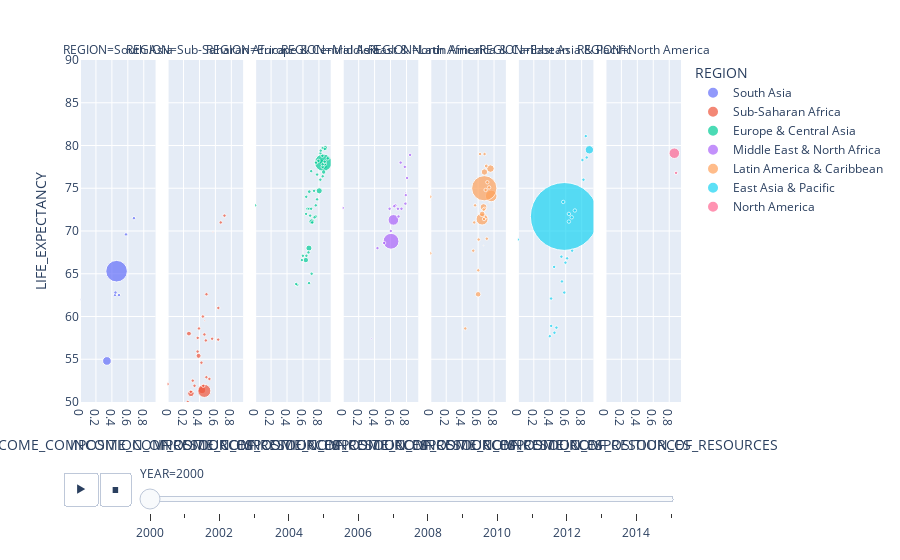

Notebook code cell kept with this figure:
### Code cell
fig = px.scatter(life_df, x="INCOME_COMPOSITION_OF_RESOURCES", y="LIFE_EXPECTANCY", animation_frame="YEAR", animation_group="COUNTRY",
           size="POPULATION", color="REGION", hover_name="COUNTRY", facet_col="REGION",
           size_max=50, range_x=[life_df["INCOME_COMPOSITION_OF_RESOURCES"].min(),life_df["INCOME_COMPOSITION_OF_RESOURCES"].max()], range_y=[50,90])
fig.show()

### Figure 1 — Plotly figure (JSON) as saved in the notebook; plotly's stock layout.template omitted (floating-point values rounded to 4 significant figures)
{"data": [{"hovertemplate": "<b>%{hovertext}</b><br><br>REGION=South Asia<br>YEAR=2000<br>INCOME_COMPOSITION_OF_RESOURCES=%{x}<br>LIFE_EXPECTANCY=%{y}<br>POPULATION=%{marker.size}<extra></extra>", "hovertext": ["Afghanistan", "Bangladesh", "Bhutan", "India", "Sri Lanka", "Maldives", "Nepal", "Pakistan"], "ids": ["Afghanistan", "Bangladesh", "Bhutan", "India", "Sri Lanka", "Maldives", "Nepal", "Pakistan"], "legendgroup": "South Asia", "marker": {"color": "#636efa", "size": [20779953, 127657854, 591021, 3213972, 3213972, 3213972, 3213972, 3213972], "sizemode": "area", "sizeref": 548488, "symbol": "circle"}, "mode": "markers", "name": "South Asia", "orientation": "v", "showlegend": true, "type": "scatter", "x": [0.338, 0.459, 0, 0.489, 0.677, 0.577, 0.439, 0.445], "xaxis": "x", "y": [54.8, 65.3, 62, 62.5, 71.5, 69.6, 62.5, 62.8], "yaxis": "y"}, {"hovertemplate": "<b>%{hovertext}</b><br><br>REGION=Sub-Saharan Africa<br>YEAR=2000<br>INCOME_COMPOSITION_OF_RESOURCES=%{x}<br>LIFE_EXPECTANCY=%{y}<br>POPULATION=%{marker.size}<extra></extra>", "hovertext": ["Angola", "Burundi", "Benin", "Burkina Faso", "Botswana", "Central African Republic", "C?te d'Ivoire", "Cameroon", "Congo, Dem. Rep.", "Congo, Rep.", "Comoros", "Cabo Verde", "Eritrea", "Ethiopia", "Gabon", "Ghana", "Guinea", "Gambia", "Guinea-Bissau", "Equatorial Guinea", "Kenya", "Liberia", "Lesotho", "Madagascar", "Mali", "Mozambique", "Mauritania", "Mauritius", "Malawi", "Namibia", "Niger", "Nigeria", "Rwanda", "Sudan", "Senegal", "Sierra Leone", "South Sudan", "Sao Tome and Principe", "Eswatini", "Seychelles", "Chad", "Togo", "Tanzania", "Uganda", "South Africa", "Zambia", "Zimbabwe"], "ids": ["Angola", "Burundi", "Benin", "Burkina Faso", "Botswana", "Central African Republic", "C?te d'Ivoire", "Cameroon", "Congo, Dem. Rep.", "Congo, Rep.", "Comoros", "Cabo Verde", "Eritrea", "Ethiopia", "Gabon", "Ghana", "Guinea", "Gambia", "Guinea-Bissau", "Equatorial Guinea", "Kenya", "Liberia", "Lesotho", "Madagascar", "Mali", "Mozambique", "Mauritania", "Mauritius", "Malawi", "Namibia", "Niger", "Nigeria", "Rwanda", "Sudan", "Senegal", "Sierra Leone", "South Sudan", "Sao Tome and Principe", "Eswatini", "Seychelles", "Chad", "Togo", "Tanzania", "Uganda", "South Africa", "Zambia", "Zimbabwe"], "legendgroup": "Sub-Saharan Africa", "marker": {"color": "#EF553B", "size": [16395473, 6378871, 6865951, 11607942, 1643334, 3640427, 16454668, 15513945, 47105826, 3127411, 542357, 428188, 2292416, 3213972, 3213972, 3213972, 3213972, 3213972, 3213972, 3213972, 3213972, 3213972, 3213972, 3213972, 3213972, 3213972, 3213972, 3213972, 3213972, 3213972, 3213972, 3213972, 3213972, 3213972, 3213972, 3213972, 3213972, 3213972, 3213972, 3213972, 3213972, 3213972, 3213972, 3213972, 3213972, 3213972, 3213972], "sizemode": "area", "sizeref": 548488, "symbol": "circle"}, "mode": "markers", "name": "Sub-Saharan Africa", "orientation": "v", "showlegend": true, "type": "scatter", "x": [0.382, 0.268, 0.389, 0.293, 0.559, 0.312, 0.421, 0.433, 0.461, 0.487, 0.465, 0.569, 0, 0.292, 0.637, 0.48, 0.316, 0.377, 0, 0.525, 0.448, 0.338, 0.445, 0.462, 0.291, 0.291, 0.443, 0.667, 0.391, 0.559, 0.253, 0, 0.318, 0.394, 0.378, 0.292, 0, 0.488, 0.516, 0.714, 0.293, 0.425, 0.39, 0.382, 0.635, 0.418, 0.434], "xaxis": "x2", "y": [45.3, 58, 55.4, 51, 47.8, 46, 47.9, 51.4, 51.3, 52.9, 59.5, 69.9, 45.3, 51.2, 61, 57.2, 52.5, 55.9, 52.1, 52.7, 51.9, 51.9, 49.3, 57.9, 49.8, 49, 60, 71, 43.1, 57.4, 50, 47.1, 48.3, 58.6, 57.5, 39, 48.9, 62.6, 48.4, 71.8, 47.6, 54.6, 49.2, 46.6, 57.3, 43.8, 46], "yaxis": "y2"}, {"hovertemplate": "<b>%{hovertext}</b><br><br>REGION=Europe & Central Asia<br>YEAR=2000<br>INCOME_COMPOSITION_OF_RESOURCES=%{x}<br>LIFE_EXPECTANCY=%{y}<br>POPULATION=%{marker.size}<extra></extra>", "hovertext": ["Albania", "Armenia", "Austria", "Azerbaijan", "Belgium", "Bulgaria", "Bosnia and Herzegovina", "Belarus", "Switzerland", "Cyprus", "Czech Republic", "Germany", "Denmark", "Spain", "Estonia", "Finland", "France", "United Kingdom", "Georgia", "Greece", "Croatia", "Hungary", "Ireland", "Iceland", "Italy", "Kazakhstan", "Kyrgyzstan", "Lithuania", "Luxembourg", "Latvia", "Moldova", "North Macedonia", "Montenegro", "Netherlands", "Norway", "Poland", "Portugal", "Romania", "Russian Federation", "Serbia", "Slovakia", "Slovenia", "Sweden", "Tajikistan", "Turkmenistan", "Turkey", "Ukraine", "Uzbekistan"], "ids": ["Albania", "Armenia", "Austria", "Azerbaijan", "Belgium", "Bulgaria", "Bosnia and Herzegovina", "Belarus", "Switzerland", "Cyprus", "Czech Republic", "Germany", "Denmark", "Spain", "Estonia", "Finland", "France", "United Kingdom", "Georgia", "Greece", "Croatia", "Hungary", "Ireland", "Iceland", "Italy", "Kazakhstan", "Kyrgyzstan", "Lithuania", "Luxembourg", "Latvia", "Moldova", "North Macedonia", "Montenegro", "Netherlands", "Norway", "Poland", "Portugal", "Romania", "Russian Federation", "Serbia", "Slovakia", "Slovenia", "Sweden", "Tajikistan", "Turkmenistan", "Turkey", "Ukraine", "Uzbekistan"], "legendgroup": "Europe & Central Asia", "marker": {"color": "#00cc96", "size": [3089027, 3069591, 8011566, 8048600, 10251250, 8170172, 3751176, 9979610, 7184250, 943290, 10255063, 82211508, 5339616, 3213972, 3213972, 3213972, 3213972, 3213972, 3213972, 3213972, 3213972, 3213972, 3213972, 3213972, 3213972, 3213972, 3213972, 3213972, 3213972, 3213972, 3213972, 3213972, 3213972, 3213972, 3213972, 3213972, 3213972, 3213972, 3213972, 3213972, 3213972, 3213972, 3213972, 3213972, 3213972, 3213972, 3213972, 3213972], "sizemode": "area", "sizeref": 548488, "symbol": "circle"}, "mode": "markers", "name": "Europe & Central Asia", "orientation": "v", "showlegend": true, "type": "scatter", "x": [0.656, 0.639, 0.833, 0.636, 0.869, 0.709, 0.679, 0.675, 0.879, 0.798, 0.804, 0.855, 0.86, 0.82, 0.764, 0.847, 0.844, 0.874, 0.69, 0.794, 0.739, 0.761, 0.848, 0.847, 0.823, 0.676, 0.586, 0.745, 0.848, 0.716, 0.643, 0.677, 0, 0.873, 0.911, 0.777, 0.777, 0.703, 0.709, 0.702, 0.761, 0.818, 0.873, 0.529, 0.515, 0.641, 0.669, 0.599], "xaxis": "x3", "y": [72.6, 72, 78.1, 66.6, 77.6, 71.1, 74.6, 68, 79.7, 78.1, 74.7, 78, 76.9, 79.1, 78, 77.5, 78.8, 77.8, 71.8, 78.2, 74.7, 71.7, 76.4, 79.7, 79.4, 63.9, 66.6, 71.6, 77.8, 71, 67.1, 72.6, 73, 78.1, 78.5, 73.7, 76.6, 77, 65, 72.6, 73, 76, 79.6, 63.7, 63.8, 74, 67.5, 67.1], "yaxis": "y3"}, {"hovertemplate": "<b>%{hovertext}</b><br><br>REGION=Middle East & North Africa<br>YEAR=2000<br>INCOME_COMPOSITION_OF_RESOURCES=%{x}<br>LIFE_EXPECTANCY=%{y}<br>POPULATION=%{marker.size}<extra></extra>", "hovertext": ["United Arab Emirates", "Bahrain", "Djibouti", "Algeria", "Egypt", "Iran, Islamic Rep.", "Iraq", "Israel", "Jordan", "Kuwait", "Lebanon", "Libya", "Morocco", "Malta", "Oman", "Qatar", "Saudi Arabia", "Syrian Arab Republic", "Tunisia", "Yemen"], "ids": ["United Arab Emirates", "Bahrain", "Djibouti", "Algeria", "Egypt", "Iran, Islamic Rep.", "Iraq", "Israel", "Jordan", "Kuwait", "Lebanon", "Libya", "Morocco", "Malta", "Oman", "Qatar", "Saudi Arabia", "Syrian Arab Republic", "Tunisia", "Yemen"], "legendgroup": "Middle East & North Africa", "marker": {"color": "#ab63fa", "size": [3134062, 664611, 717584, 31042235, 68831561, 3213972, 3213972, 3213972, 3213972, 3213972, 3213972, 3213972, 3213972, 3213972, 3213972, 3213972, 3213972, 3213972, 3213972, 3213972], "sizemode": "area", "sizeref": 548488, "symbol": "circle"}, "mode": "markers", "name": "Middle East & North Africa", "orientation": "v", "showlegend": true, "type": "scatter", "x": [0.791, 0.786, 0.361, 0.636, 0.606, 0.66, 0.603, 0.845, 0.7, 0.786, 0, 0.727, 0.519, 0.779, 0.693, 0.808, 0.737, 0.588, 0.646, 0.436], "xaxis": "x4", "y": [74.2, 74.5, 57.4, 71.3, 68.8, 73, 70, 78.9, 71.7, 73.2, 72.7, 78, 68.6, 77.5, 72.6, 76.2, 72.6, 72.6, 72.9, 68], "yaxis": "y4"}, {"hovertemplate": "<b>%{hovertext}</b><br><br>REGION=Latin America & Caribbean<br>YEAR=2000<br>INCOME_COMPOSITION_OF_RESOURCES=%{x}<br>LIFE_EXPECTANCY=%{y}<br>POPULATION=%{marker.size}<extra></extra>", "hovertext": ["Argentina", "Antigua and Barbuda", "Bahamas", "Belize", "Bolivia", "Brazil", "Barbados", "Chile", "Colombia", "Costa Rica", "Cuba", "Dominican Republic", "Ecuador", "Grenada", "Guatemala", "Guyana", "Honduras", "Haiti", "Jamaica", "St. Lucia", "Mexico", "Nicaragua", "Panama", "Peru", "Paraguay", "El Salvador", "Suriname", "Trinidad and Tobago", "Uruguay", "St. Vincent and the Grenadines", "Venezuela, RB"], "ids": ["Argentina", "Antigua and Barbuda", "Bahamas", "Belize", "Bolivia", "Brazil", "Barbados", "Chile", "Colombia", "Costa Rica", "Cuba", "Dominican Republic", "Ecuador", "Grenada", "Guatemala", "Guyana", "Honduras", "Haiti", "Jamaica", "St. Lucia", "Mexico", "Nicaragua", "Panama", "Peru", "Paraguay", "El Salvador", "Suriname", "Trinidad and Tobago", "Uruguay", "St. Vincent and the Grenadines", "Venezuela, RB"], "legendgroup": "Latin America & Caribbean", "marker": {"color": "#FFA15A", "size": [36870787, 76016, 298051, 247315, 8418264, 174790340, 271515, 15342353, 39629965, 3962372, 11126430, 8471321, 12681123, 3213972, 3213972, 3213972, 3213972, 3213972, 3213972, 3213972, 3213972, 3213972, 3213972, 3213972, 3213972, 3213972, 3213972, 3213972, 3213972, 3213972, 3213972], "sizemode": "area", "sizeref": 548488, "symbol": "circle"}, "mode": "markers", "name": "Latin America & Caribbean", "orientation": "v", "showlegend": true, "type": "scatter", "x": [0.764, 0, 0.797, 0.668, 0.6, 0.677, 0.741, 0.755, 0.65, 0.702, 0.679, 0.651, 0.668, 0, 0.539, 0.602, 0.551, 0.439, 0.682, 0.695, 0.694, 0.562, 0.716, 0.674, 0.625, 0.607, 0, 0.709, 0.738, 0.681, 0.67], "xaxis": "x5", "y": [74.1, 73.6, 72.6, 68.3, 62.6, 75, 73.3, 77.3, 71.4, 77.6, 76.9, 72, 72.8, 74, 67.7, 65.4, 71, 58.6, 72.6, 71.6, 74.8, 73, 75.7, 71.4, 79, 69, 67.4, 69.1, 75.1, 79, 72.5], "yaxis": "y5"}, {"hovertemplate": "<b>%{hovertext}</b><br><br>REGION=East Asia & Pacific<br>YEAR=2000<br>INCOME_COMPOSITION_OF_RESOURCES=%{x}<br>LIFE_EXPECTANCY=%{y}<br>POPULATION=%{marker.size}<extra></extra>", "hovertext": ["Australia", "Brunei Darussalam", "China", "Fiji", "Micronesia, Fed. Sts.", "Indonesia", "Japan", "Cambodia", "Kiribati", "Korea, Rep.", "Lao PDR", "Myanmar", "Mongolia", "Malaysia", "New Zealand", "Philippines", "Papua New Guinea", "Singapore", "Solomon Islands", "Thailand", "Timor-Leste", "Tonga", "Vietnam", "Vanuatu", "Samoa"], "ids": ["Australia", "Brunei Darussalam", "China", "Fiji", "Micronesia, Fed. Sts.", "Indonesia", "Japan", "Cambodia", "Kiribati", "Korea, Rep.", "Lao PDR", "Myanmar", "Mongolia", "Malaysia", "New Zealand", "Philippines", "Papua New Guinea", "Singapore", "Solomon Islands", "Thailand", "Timor-Leste", "Tonga", "Vietnam", "Vanuatu", "Samoa"], "legendgroup": "East Asia & Pacific", "marker": {"color": "#19d3f3", "size": [19153000, 333165, 1262645000, 3213972, 3213972, 3213972, 3213972, 3213972, 3213972, 3213972, 3213972, 3213972, 3213972, 3213972, 3213972, 3213972, 3213972, 3213972, 3213972, 3213972, 3213972, 3213972, 3213972, 3213972, 3213972], "sizemode": "area", "sizeref": 548488, "symbol": "circle"}, "mode": "markers", "name": "East Asia & Pacific", "orientation": "v", "showlegend": true, "type": "scatter", "x": [0.897, 0.818, 0.583, 0.681, 0.546, 0.597, 0.852, 0.401, 0.553, 0.823, 0.459, 0.417, 0.582, 0.715, 0.864, 0.618, 0.418, 0.81, 0.455, 0.64, 0.484, 0.676, 0.569, 0, 0.64], "xaxis": "x6", "y": [79.5, 74.4, 71.7, 67.7, 67, 66.3, 81.1, 57.7, 64.1, 76, 58.1, 62.1, 62.8, 72.4, 78.6, 66.8, 58.9, 78.3, 65.8, 71.1, 58.7, 71.6, 73.4, 69, 72], "yaxis": "y6"}, {"hovertemplate": "<b>%{hovertext}</b><br><br>REGION=North America<br>YEAR=2000<br>INCOME_COMPOSITION_OF_RESOURCES=%{x}<br>LIFE_EXPECTANCY=%{y}<br>POPULATION=%{marker.size}<extra></extra>", "hovertext": ["Canada", "United States"], "ids": ["Canada", "United States"], "legendgroup": "North America", "marker": {"color": "#FF6692", "size": [30685730, 3213972], "sizemode": "area", "sizeref": 548488, "symbol": "circle"}, "mode": "markers", "name": "North America", "orientation": "v", "showlegend": true, "type": "scatter", "x": [0.864, 0.886], "xaxis": "x7", "y": [79.1, 76.8], "yaxis": "y7"}], "layout": {"annotations": [{"font": {}, "showarrow": false, "text": "REGION=South Asia", "x": 0.06286, "xanchor": "center", "xref": "paper", "y": 1, "yanchor": "bottom", "yref": "paper"}, {"font": {}, "showarrow": false, "text": "REGION=Sub-Saharan Africa", "x": 0.2086, "xanchor": "center", "xref": "paper", "y": 1, "yanchor": "bottom", "yref": "paper"}, {"font": {}, "showarrow": false, "text": "REGION=Europe & Central Asia", "x": 0.3543, "xanchor": "center", "xref": "paper", "y": 1, "yanchor": "bottom", "yref": "paper"}, {"font": {}, "showarrow": false, "text": "REGION=Middle East & North Africa", "x": 0.5, "xanchor": "center", "xref": "paper", "y": 1, "yanchor": "bottom", "yref": "paper"}, {"font": {}, "showarrow": false, "text": "REGION=Latin America & Caribbean", "x": 0.6457, "xanchor": "center", "xref": "paper", "y": 1, "yanchor": "bottom", "yref": "paper"}, {"font": {}, "showarrow": false, "text": "REGION=East Asia & Pacific", "x": 0.7914, "xanchor": "center", "xref": "paper", "y": 1, "yanchor": "bottom", "yref": "paper"}, {"font": {}, "showarrow": false, "text": "REGION=North America", "x": 0.9371, "xanchor": "center", "xref": "paper", "y": 1, "yanchor": "bottom", "yref": "paper"}], "legend": {"itemsizing": "constant", "title": {"text": "REGION"}, "tracegroupgap": 0}, "margin": {"t": 60}, "sliders": [{"active": 0, "currentvalue": {"prefix": "YEAR="}, "len": 0.9, "pad": {"b": 10, "t": 60}, "steps": [{"args": [["2000"], {"frame": {"duration": 0, "redraw": false}, "fromcurrent": true, "mode": "immediate", "transition": {"duration": 0, "easing": "linear"}}], "label": "2000", "method": "animate"}, {"args": [["2001"], {"frame": {"duration": 0, "redraw": false}, "fromcurrent": true, "mode": "immediate", "transition": {"duration": 0, "easing": "linear"}}], "label": "2001", "method": "animate"}, {"args": [["2002"], {"frame": {"duration": 0, "redraw": false}, "fromcurrent": true, "mode": "immediate", "transition": {"duration": 0, "easing": "linear"}}], "label": "2002", "method": "animate"}, {"args": [["2003"], {"frame": {"duration": 0, "redraw": false}, "fromcurrent": true, "mode": "immediate", "transition": {"duration": 0, "easing": "linear"}}], "label": "2003", "method": "animate"}, {"args": [["2004"], {"frame": {"duration": 0, "redraw": false}, "fromcurrent": true, "mode": "immediate", "transition": {"duration": 0, "easing": "linear"}}], "label": "2004", "method": "animate"}, {"args": [["2005"], {"frame": {"duration": 0, "redraw": false}, "fromcurrent": true, "mode": "immediate", "transition": {"duration": 0, "easing": "linear"}}], "label": "2005", "method": "animate"}, {"args": [["2006"], {"frame": {"duration": 0, "redraw": false}, "fromcurrent": true, "mode": "immediate", "transition": {"duration": 0, "easing": "linear"}}], "label": "2006", "method": "animate"}, {"args": [["2007"], {"frame": {"duration": 0, "redraw": false}, "fromcurrent": true, "mode": "immediate", "transition": {"duration": 0, "easing": "linear"}}], "label": "2007", "method": "animate"}, {"args": [["2008"], {"frame": {"duration": 0, "redraw": false}, "fromcurrent": true, "mode": "immediate", "transition": {"duration": 0, "easing": "linear"}}], "label": "2008", "method": "animate"}, {"args": [["2009"], {"frame": {"duration": 0, "redraw": false}, "fromcurrent": true, "mode": "immediate", "transition": {"duration": 0, "easing": "linear"}}], "label": "2009", "method": "animate"}, {"args": [["2010"], {"frame": {"duration": 0, "redraw": false}, "fromcurrent": true, "mode": "immediate", "transition": {"duration": 0, "easing": "linear"}}], "label": "2010", "method": "animate"}, {"args": [["2011"], {"frame": {"duration": 0, "redraw": false}, "fromcurrent": true, "mode": "immediate", "transition": {"duration": 0, "easing": "linear"}}], "label": "2011", "method": "animate"}, {"args": [["2012"], {"frame": {"duration": 0, "redraw": false}, "fromcurrent": true, "mode": "immediate", "transition": {"duration": 0, "easing": "linear"}}], "label": "2012", "method": "animate"}, {"args": [["2013"], {"frame": {"duration": 0, "redraw": false}, "fromcurrent": true, "mode": "immediate", "transition": {"duration": 0, "easing": "linear"}}], "label": "2013", "method": "animate"}, {"args": [["2014"], {"frame": {"duration": 0, "redraw": false}, "fromcurrent": true, "mode": "immediate", "transition": {"duration": 0, "easing": "linear"}}], "label": "2014", "method": "animate"}, {"args": [["2015"], {"frame": {"duration": 0, "redraw": false}, "fromcurrent": true, "mode": "immediate", "transition": {"duration": 0, "easing": "linear"}}], "label": "2015", "method": "animate"}], "x": 0.1, "xanchor": "left", "y": 0, "yanchor": "top"}], "updatemenus": [{"buttons": [{"args": [null, {"frame": {"duration": 500, "redraw": false}, "fromcurrent": true, "mode": "immediate", "transition": {"duration": 500, "easing": "linear"}}], "label": "&#9654;", "method": "animate"}, {"args": [[null], {"frame": {"duration": 0, "redraw": false}, "fromcurrent": true, "mode": "immediate", "transition": {"duration": 0, "easing": "linear"}}], "label": "&#9724;", "method": "animate"}], "direction": "left", "pad": {"r": 10, "t": 70}, "showactive": false, "type": "buttons", "x": 0.1, "xanchor": "right", "y": 0, "yanchor": "top"}], "xaxis": {"anchor": "y", "domain": [0, 0.1257], "range": [0, 0.948], "title": {"text": "INCOME_COMPOSITION_OF_RESOURCES"}}, "xaxis2": {"anchor": "y2", "domain": [0.1457, 0.2714], "matches": "x", "range": [0, 0.948], "title": {"text": "INCOME_COMPOSITION_OF_RESOURCES"}}, "xaxis3": {"anchor": "y3", "domain": [0.2914, 0.4171], "matches": "x", "range": [0, 0.948], "title": {"text": "INCOME_COMPOSITION_OF_RESOURCES"}}, "xaxis4": {"anchor": "y4", "domain": [0.4371, 0.5629], "matches": "x", "range": [0, 0.948], "title": {"text": "INCOME_COMPOSITION_OF_RESOURCES"}}, "xaxis5": {"anchor": "y5", "domain": [0.5829, 0.7086], "matches": "x", "range": [0, 0.948], "title": {"text": "INCOME_COMPOSITION_OF_RESOURCES"}}, "xaxis6": {"anchor": "y6", "domain": [0.7286, 0.8543], "matches": "x", "range": [0, 0.948], "title": {"text": "INCOME_COMPOSITION_OF_RESOURCES"}}, "xaxis7": {"anchor": "y7", "domain": [0.8743, 1.0], "matches": "x", "range": [0, 0.948], "title": {"text": "INCOME_COMPOSITION_OF_RESOURCES"}}, "yaxis": {"anchor": "x", "domain": [0, 1], "range": [50, 90], "title": {"text": "LIFE_EXPECTANCY"}}, "yaxis2": {"anchor": "x2", "domain": [0, 1], "matches": "y", "showticklabels": false}, "yaxis3": {"anchor": "x3", "domain": [0, 1], "matches": "y", "showticklabels": false}, "yaxis4": {"anchor": "x4", "domain": [0, 1], "matches": "y", "showticklabels": false}, "yaxis5": {"anchor": "x5", "domain": [0, 1], "matches": "y", "showticklabels": false}, "yaxis6": {"anchor": "x6", "domain": [0, 1], "matches": "y", "showticklabels": false}, "yaxis7": {"anchor": "x7", "domain": [0, 1], "matches": "y", "showticklabels": false}}}
